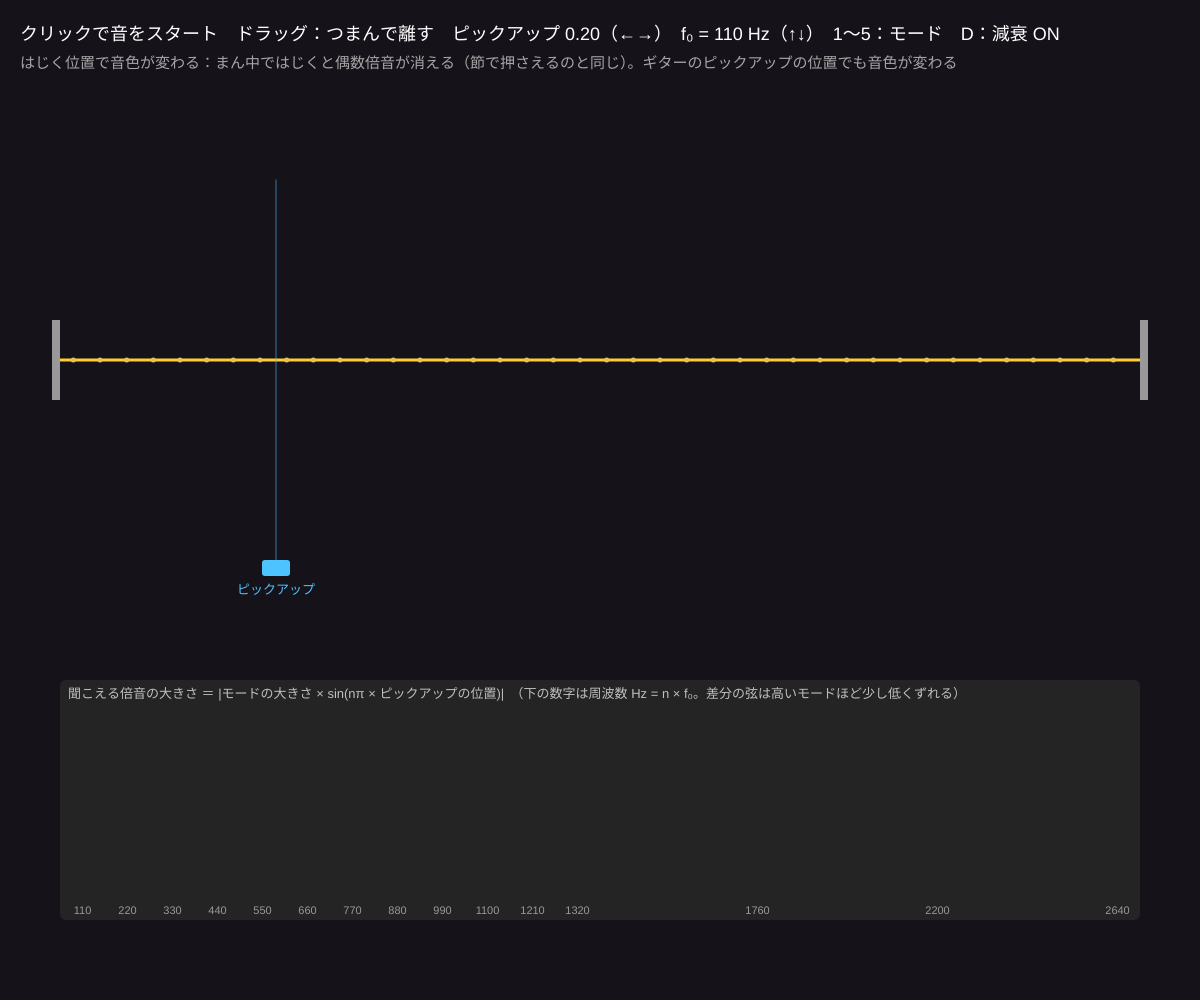
Frame 1 (no input)
Frame 60 (no input): identical to frame 1, image omitted
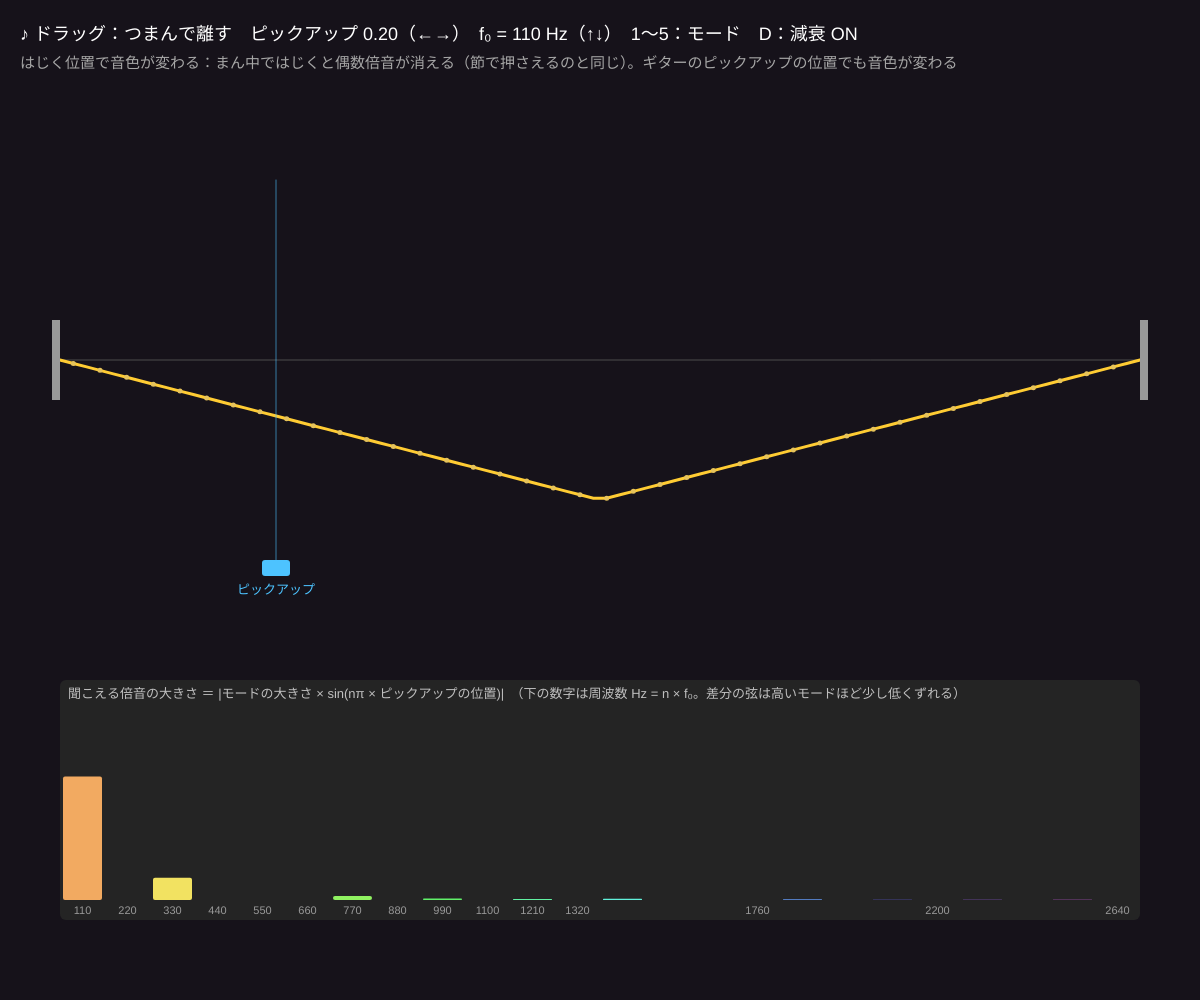
Frame 120 (the mouse pressed at the canvas centre since frame 60)

The p5.js sketch that drew these frames (run headless with seeded random() and noise() and a simulated clock; from frame 60 on, the mouse is pressed at the canvas centre):

// p5.js sketch
// ── sketch.js
// ============================================
// 13 振動を聞く 🔊
// 弦を N 個のおもりとばねに分けて、波動方程式 y'' = c² y_xx を差分で解く。マウスではじくと揺れが左右に伝わる
//   音は「基準モード（07）」の足し算：はじいた形をモードに分けて、ピックアップ（マイク）の位置で聞く
// クリックで音をスタート / ドラッグ = 弦をつまんで離す / ←→ = ピックアップの位置 / ↑↓ = 音の高さ / 1〜5 = モードだけ鳴らす / D = 減衰
// ============================================

let N = 80;                // ★ おもりの数（弦の分け方）
let f0 = 110;              // ★ 基本の音の高さ [Hz]（A2）
let MODES = 24;            // ★ 音にするモードの数
let decay = 1.5;           // ★ 音が消えるまでの時間の目安 [s]
let y = [], vy = [];
let pickup = 0.2;          // ピックアップの位置（0〜1）
let grabbing = false, grabX = 0.5, grabY = 0;
let amps = [];             // 各モードの大きさ
let damp = true;

function setup() {
  createCanvas(windowWidth, windowHeight);
  colorMode(HSB, 360, 100, 100, 100);
  for (let i = 0; i <= N + 1; i++) { y.push(0); vy.push(0); }
  amps = new Array(MODES).fill(0);
}

function sx(i) { return map(i, 0, N + 1, width * 0.05, width * 0.95); }
function cy() { return height * 0.36; }

// はじく前の三角形の形
function triShape(px, py) {
  for (let i = 0; i <= N + 1; i++) {
    let u = i / (N + 1);
    y[i] = u < px ? py * u / px : py * (1 - u) / (1 - px);
    vy[i] = 0;
  }
  y[0] = 0; y[N + 1] = 0;
}

// いまの形を基準モード sin(nπx) に分ける（フーリエ級数の係数）
function analyze() {
  for (let n = 1; n <= MODES; n++) {
    let s = 0;
    for (let i = 1; i <= N; i++) s += y[i] * sin(n * PI * i / (N + 1));
    amps[n - 1] = 2 * s / (N + 1);
  }
}

function draw() {
  background(270, 30, 10);
  // ★ 波動方程式の差分：となりとの高さの差が力になる（画面はスローモーション。本物は 1 秒に f₀ 回揺れる）
  if (!grabbing) {
    let sub = 4;
    for (let k = 0; k < sub; k++) {
      for (let i = 1; i <= N; i++) vy[i] += (y[i - 1] - 2 * y[i] + y[i + 1]) * 0.5 - (damp ? 0.0015 * vy[i] : 0);
      for (let i = 1; i <= N; i++) y[i] += vy[i] * 0.5;
    }
  } else {
    triShape(constrain(grabX, 0.02, 0.98), grabY);
  }
  for (let i = 0; i <= N + 1; i++) y[i] = constrain(y[i], -2, 2);

  // ---- 弦
  let A = height * 0.18;
  stroke(0, 0, 30); strokeWeight(1); line(sx(0), cy(), sx(N + 1), cy());
  noFill(); stroke(45, 80, 100); strokeWeight(3);
  beginShape(); for (let i = 0; i <= N + 1; i++) vertex(sx(i), cy() - y[i] * A); endShape();
  noStroke(); fill(45, 60, 90);
  for (let i = 1; i <= N; i += 2) circle(sx(i), cy() - y[i] * A, 5);
  fill(0, 0, 60); rect(sx(0) - 8, cy() - 40, 8, 80); rect(sx(N + 1), cy() - 40, 8, 80);
  // ピックアップ
  let pxp = sx(pickup * (N + 1));
  fill(200, 70, 100); rect(pxp - 14, cy() + A + 20, 28, 16, 3);
  stroke(200, 70, 100, 60); strokeWeight(1); line(pxp, cy() - A, pxp, cy() + A + 20);
  noStroke(); fill(200, 70, 100); textSize(13); textAlign(CENTER); text('ピックアップ', pxp, cy() + A + 54); textAlign(LEFT, BASELINE);

  // ---- 下：モードの大きさ（ピックアップの重みつき = 聞こえる音のスペクトル）
  analyze();
  let gx = width * 0.05, gy = height * 0.68, gw = width * 0.9, gh = height * 0.24;
  noStroke(); fill(0, 0, 14); rect(gx, gy, gw, gh, 6);
  let bw = gw / MODES;
  for (let n = 1; n <= MODES; n++) {
    let a = abs(amps[n - 1] * sin(n * PI * pickup));
    let hh = constrain(a / 0.6, 0, 1) * (gh - 40);
    fill(map(n, 1, MODES, 30, 300), 60, 95); rect(gx + (n - 1) * bw + 3, gy + gh - 20 - hh, bw - 6, hh, 2);
    fill(0, 0, 60); textSize(11); textAlign(CENTER);
    if (n <= 12 || n % 4 === 0) text(nf(n * f0, 1, 0), gx + (n - 0.5) * bw, gy + gh - 6);
  }
  textAlign(LEFT, BASELINE);
  fill(0, 0, 75); textSize(13);
  text('聞こえる倍音の大きさ ＝ |モードの大きさ × sin(nπ × ピックアップの位置)|　（下の数字は周波数 Hz = n × f₀。差分の弦は高いモードほど少し低くずれる）', gx + 8, gy + 18);

  noStroke(); fill(0, 0, 100); textSize(18);
  text((audioCtx ? '♪ ' : 'クリックで音をスタート　') + 'ドラッグ：つまんで離す　ピックアップ ' + nf(pickup, 1, 2) + '（←→）　f₀ = ' + nf(f0, 1, 0) + ' Hz（↑↓）　1〜5：モード　D：減衰 ' + (damp ? 'ON' : 'OFF'), 20, 40);
  fill(0, 0, 65); textSize(15);
  text('はじく位置で音色が変わる：まん中ではじくと偶数倍音が消える（節で押さえるのと同じ）。ギターのピックアップの位置でも音色が変わる', 20, 68);
}

// 弦のモード n の周波数（N 個のおもりの弦：ω_n ∝ sin(nπ / 2(N+1))）
function modeFreq(n) { return f0 * sin(n * PI / (2 * (N + 1))) / sin(PI / (2 * (N + 1))); }

function mousePressed() {
  startAudio();
  if (mouseY > height * 0.1 && mouseY < height * 0.64) { grabbing = true; grabX = (mouseX - sx(0)) / (sx(N + 1) - sx(0)); grabY = constrain((cy() - mouseY) / (height * 0.18), -1, 1); }
}
function mouseDragged() { if (grabbing) { grabX = (mouseX - sx(0)) / (sx(N + 1) - sx(0)); grabY = constrain((cy() - mouseY) / (height * 0.18), -1, 1); } }
function mouseReleased() {
  if (!grabbing) return;
  grabbing = false;
  analyze();
  pluckSound();
}
function keyPressed() {
  startAudio();
  if (key === LEFT_ARROW) pickup = max(0.03, pickup - 0.03);
  if (key === RIGHT_ARROW) pickup = min(0.97, pickup + 0.03);
  if (key === UP_ARROW) f0 = min(f0 * pow(2, 1 / 12), 440);
  if (key === DOWN_ARROW) f0 = max(f0 / pow(2, 1 / 12), 55);
  if (key === 'd' || key === 'D') damp = !damp;
  if (key >= '1' && key <= '5') {
    let n = int(key);
    for (let i = 0; i <= N + 1; i++) { y[i] = 0.6 * sin(n * PI * i / (N + 1)); vy[i] = 0; }
    analyze(); pluckSound();
  }
}

// ★ モードの足し算で音をつくる：Σ aₙ sin(nπp) sin(2π fₙ t) e^(−t/τₙ)（高いモードほど早く消える）
function pluckSound() {
  if (!audioCtx) return;
  let sr = audioCtx.sampleRate, len = floor(sr * decay * 2);
  let buf = audioCtx.createBuffer(1, len, sr), data = buf.getChannelData(0);
  let peak = 1e-6;
  for (let n = 1; n <= MODES; n++) {
    let a = amps[n - 1] * sin(n * PI * pickup);
    if (abs(a) < 1e-4) continue;
    let w = TWO_PI * modeFreq(n) / sr, tau = decay / (1 + 0.15 * n) * sr;
    for (let i = 0; i < len; i++) data[i] += a * Math.sin(w * i) * Math.exp(-i / tau);
  }
  for (let i = 0; i < len; i++) peak = Math.max(peak, Math.abs(data[i]));
  for (let i = 0; i < len; i++) data[i] *= 0.5 / peak * (i < 40 ? i / 40 : 1);
  playBuffer(buf, 0.8);
}

// ---------- やってみよう ----------
// 1. 端の近くではじく（明るい音）と、まん中ではじく（丸い音）。スペクトルの棒を比べる
// 2. ピックアップをまん中（0.5）に置くと、偶数番のモードが全部聞こえなくなる。なぜ？（そこが節）
// 3. 1〜5 でモードだけ鳴らすと純音（サイン波）。2 は 1 オクターブ上、3 はその 5 度上…これが倍音
// 4. N を 10 にすると、高いモードの周波数が整数倍からずれる（分散）。音はどう変わる？


// ==================================================
// ここから下は「音を鳴らすための道具」
// ==================================================
let audioCtx, masterOut;
function startAudio() {
  if (!audioCtx) {
    audioCtx = new AudioContext();
    masterOut = audioCtx.createDynamicsCompressor();
    masterOut.connect(audioCtx.destination);
  }
  audioCtx.resume();
}
// 計算した波形（AudioBuffer）を 1 回鳴らす
function playBuffer(buf, vol) {
  if (!audioCtx) return;
  let src = audioCtx.createBufferSource(), g = audioCtx.createGain();
  src.buffer = buf; g.gain.value = constrain(vol, 0, 1);
  src.connect(g); g.connect(masterOut); src.start();
}
